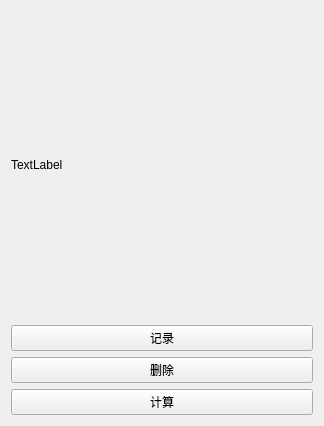
<?xml version="1.0" encoding="UTF-8"?>
<ui version="4.0">
 <class>caliCameraSensorWidget</class>
 <widget class="QWidget" name="caliCameraSensorWidget">
  <property name="geometry">
   <rect>
    <x>0</x>
    <y>0</y>
    <width>324</width>
    <height>426</height>
   </rect>
  </property>
  <property name="windowTitle">
   <string>Form</string>
  </property>
  <layout class="QVBoxLayout" name="verticalLayout">
   <item>
    <widget class="QLabel" name="label">
     <property name="text">
      <string>TextLabel</string>
     </property>
    </widget>
   </item>
   <item>
    <widget class="QPushButton" name="btn_record">
     <property name="text">
      <string>记录</string>
     </property>
    </widget>
   </item>
   <item>
    <widget class="QPushButton" name="btn_delete">
     <property name="text">
      <string>删除</string>
     </property>
    </widget>
   </item>
   <item>
    <widget class="QPushButton" name="btn_calculate">
     <property name="text">
      <string>计算</string>
     </property>
    </widget>
   </item>
  </layout>
 </widget>
 <resources/>
 <connections/>
</ui>
